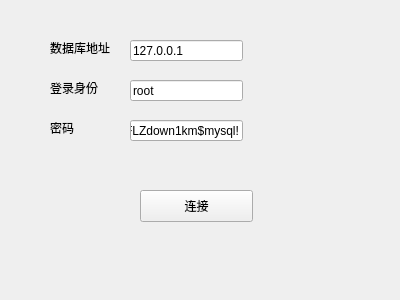
<?xml version="1.0" encoding="UTF-8"?>
<ui version="4.0">
 <class>LoginWindow</class>
 <widget class="QWidget" name="LoginWindow">
  <property name="geometry">
   <rect>
    <x>0</x>
    <y>0</y>
    <width>400</width>
    <height>300</height>
   </rect>
  </property>
  <property name="windowTitle">
   <string>Form</string>
  </property>
  <widget class="QPushButton" name="connectBtn">
   <property name="geometry">
    <rect>
     <x>140</x>
     <y>190</y>
     <width>113</width>
     <height>32</height>
    </rect>
   </property>
   <property name="text">
    <string>连接</string>
   </property>
  </widget>
  <widget class="QLineEdit" name="pswFiled">
   <property name="geometry">
    <rect>
     <x>130</x>
     <y>120</y>
     <width>113</width>
     <height>21</height>
    </rect>
   </property>
   <property name="text">
    <string>FLZdown1km$mysql!</string>
   </property>
  </widget>
  <widget class="QLineEdit" name="usernameFile">
   <property name="geometry">
    <rect>
     <x>130</x>
     <y>80</y>
     <width>113</width>
     <height>21</height>
    </rect>
   </property>
   <property name="text">
    <string>root</string>
   </property>
  </widget>
  <widget class="QLabel" name="label">
   <property name="geometry">
    <rect>
     <x>50</x>
     <y>80</y>
     <width>60</width>
     <height>16</height>
    </rect>
   </property>
   <property name="text">
    <string>登录身份</string>
   </property>
  </widget>
  <widget class="QLabel" name="label_2">
   <property name="geometry">
    <rect>
     <x>50</x>
     <y>120</y>
     <width>60</width>
     <height>16</height>
    </rect>
   </property>
   <property name="text">
    <string>密码</string>
   </property>
  </widget>
  <widget class="QLineEdit" name="addressFiled">
   <property name="geometry">
    <rect>
     <x>130</x>
     <y>40</y>
     <width>113</width>
     <height>21</height>
    </rect>
   </property>
   <property name="text">
    <string>127.0.0.1</string>
   </property>
  </widget>
  <widget class="QLabel" name="label_3">
   <property name="geometry">
    <rect>
     <x>50</x>
     <y>40</y>
     <width>71</width>
     <height>16</height>
    </rect>
   </property>
   <property name="text">
    <string>数据库地址</string>
   </property>
  </widget>
 </widget>
 <resources/>
 <connections/>
</ui>
